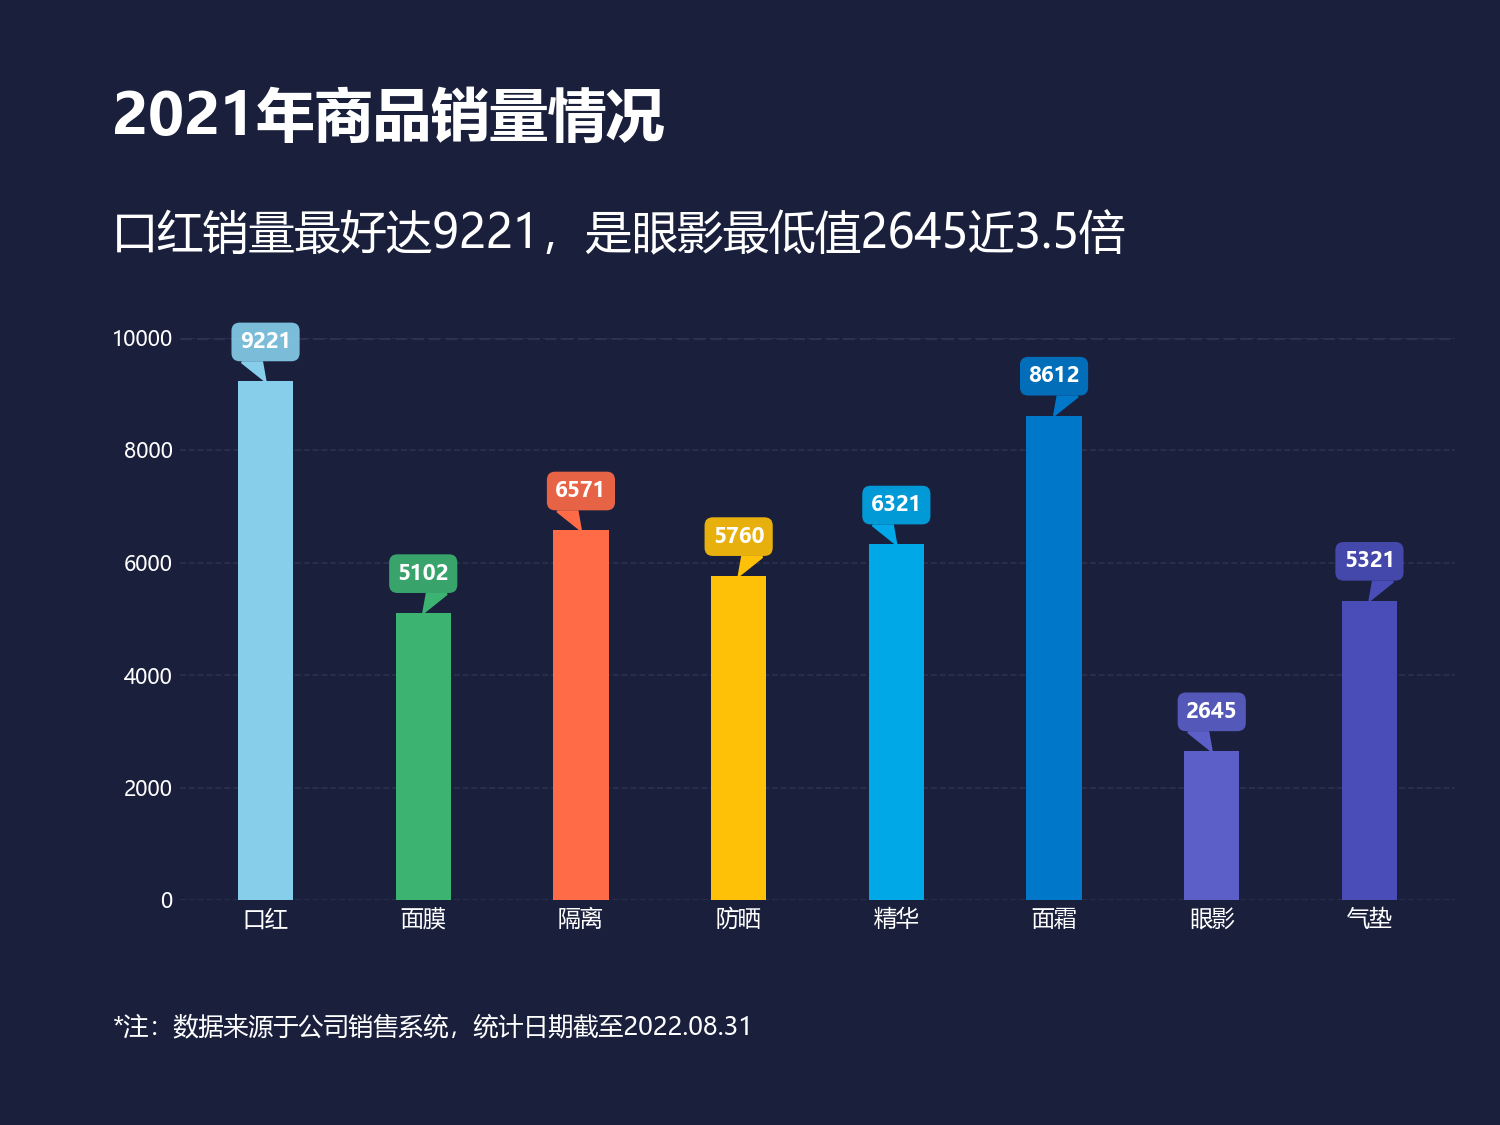

Reproduce this figure in Python.
import matplotlib
matplotlib.use('Agg')
import matplotlib.pyplot as plt
import numpy as np

plt.rcParams['font.sans-serif'] = ['Microsoft YaHei', 'SimHei', 'Arial Unicode MS']
plt.rcParams['axes.unicode_minus'] = False

products = ['口红', '面膜', '隔离', '防晒', '精华', '面霜', '眼影', '气垫']
sales = [9221, 5102, 6571, 5760, 6321, 8612, 2645, 5321]
colors = ['#87CEEB', '#3CB371', '#FF6B47', '#FFC107', '#00A8E8', '#0077C8', '#5B5FC7', '#4A4DB8']

subtitle_text = '口红销量最好达9221，是眼影最低值2645近3.5倍'

fig, ax = plt.subplots(figsize=(10, 7.5), facecolor='#1a1f3c')
ax.set_facecolor('#1a1f3c')

ax.set_position([0.12, 0.20, 0.85, 0.50])
ax.set_ylim(0, 10000)
ax.set_yticks(range(0, 10001, 2000))

ax.bar(range(len(products)), sales, color=colors, width=0.35, zorder=2)

text_objs = []
for i, val in enumerate(sales):
    t = ax.text(i, val + 700, str(val),
                ha='center', va='center',
                color='white', fontsize=10, fontweight='bold', zorder=6,
                bbox=dict(boxstyle="round,pad=0.4", fc=colors[i], ec="none", alpha=0.9))
    text_objs.append((t, i, val))

fig.canvas.draw()
inv = ax.transData.inverted()
for t, i, val in text_objs:
    bbox_ext = t.get_bbox_patch().get_window_extent()
    cx_disp = (bbox_ext.x0 + bbox_ext.x1) / 2
    tri_w_disp = (bbox_ext.x1 - bbox_ext.x0) * 0.15
    offset_disp = (bbox_ext.x1 - bbox_ext.x0) * 0.2
    if i % 2 == 0:
        tip_cx = cx_disp - offset_disp
    else:
        tip_cx = cx_disp + offset_disp
    top_left = inv.transform((tip_cx - tri_w_disp, bbox_ext.y0))
    top_right = inv.transform((tip_cx + tri_w_disp, bbox_ext.y0))
    ax.fill([top_left[0], top_right[0], i],
            [top_left[1], top_right[1], val],
            color=colors[i], zorder=5)

ax.set_xticks(range(len(products)))
ax.set_xticklabels(products, color='white', fontsize=11)
ax.tick_params(axis='y', colors='white', labelsize=10, length=0)
ax.tick_params(axis='x', length=0)
for spine in ax.spines.values():
    spine.set_visible(False)
ax.yaxis.grid(True, linestyle='--', color='#2f3552', alpha=0.8, zorder=0)
ax.axhline(y=10000, linestyle='--', color='#2f3552', alpha=0.8, zorder=0)
ax.set_axisbelow(True)

fig.canvas.draw()
label_x = min(label.get_window_extent().x0 for label in ax.get_yticklabels()) / fig.canvas.get_width_height()[0]
fig.text(label_x, 0.88, '2021年商品销量情况', fontsize=28, fontweight='bold', color='white', ha='left')
fig.text(label_x, 0.78, subtitle_text, fontsize=22, color='white', ha='left')
fig.text(label_x, 0.08, '*注：数据来源于公司销售系统，统计日期截至2022.08.31', fontsize=12, color='white', ha='left')

plt.savefig('2.png', dpi=150, facecolor='#1a1f3c')
print("已生成 2.png")
